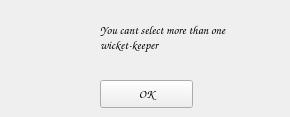
<?xml version="1.0" encoding="UTF-8"?>
<ui version="4.0">
 <class>Form</class>
 <widget class="QWidget" name="Form">
  <property name="geometry">
   <rect>
    <x>0</x>
    <y>0</y>
    <width>290</width>
    <height>117</height>
   </rect>
  </property>
  <property name="font">
   <font>
    <family>Comic Sans MS</family>
   </font>
  </property>
  <property name="windowTitle">
   <string>Error</string>
  </property>
  <widget class="QLabel" name="label1">
   <property name="geometry">
    <rect>
     <x>100</x>
     <y>20</y>
     <width>181</width>
     <height>36</height>
    </rect>
   </property>
   <property name="text">
    <string>You cant select more than one &lt;br&gt;wicket-keeper</string>
   </property>
   <property name="scaledContents">
    <bool>false</bool>
   </property>
   <property name="wordWrap">
    <bool>false</bool>
   </property>
  </widget>
  <widget class="QPushButton" name="pushButton1">
   <property name="geometry">
    <rect>
     <x>100</x>
     <y>80</y>
     <width>93</width>
     <height>28</height>
    </rect>
   </property>
   <property name="text">
    <string>OK</string>
   </property>
  </widget>
  <widget class="QLabel" name="label2">
   <property name="geometry">
    <rect>
     <x>11</x>
     <y>11</y>
     <width>61</width>
     <height>61</height>
    </rect>
   </property>
   <property name="text">
    <string/>
   </property>
   <property name="pixmap">
    <pixmap>cancel.png</pixmap>
   </property>
   <property name="scaledContents">
    <bool>true</bool>
   </property>
  </widget>
 </widget>
 <resources/>
 <connections/>
</ui>
